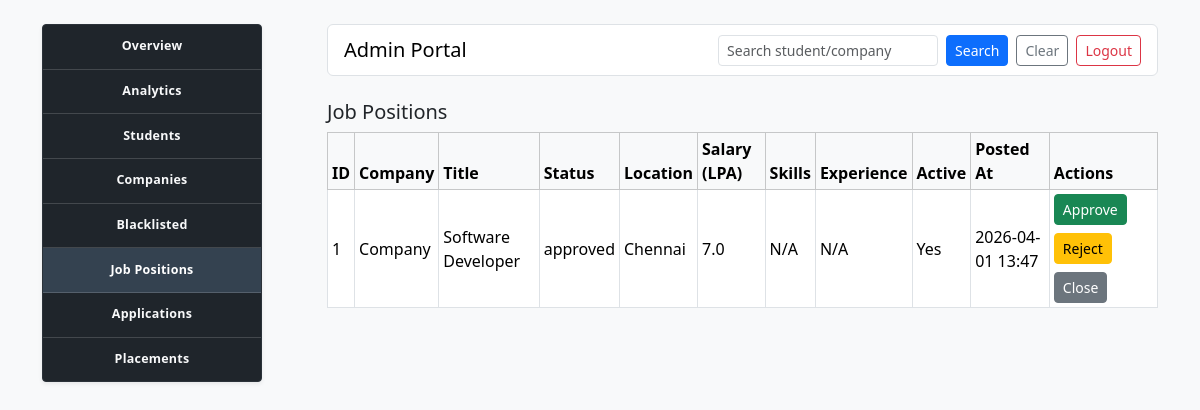
The page /admin-portal/job-positions (signed in) on the database as committed earlier.
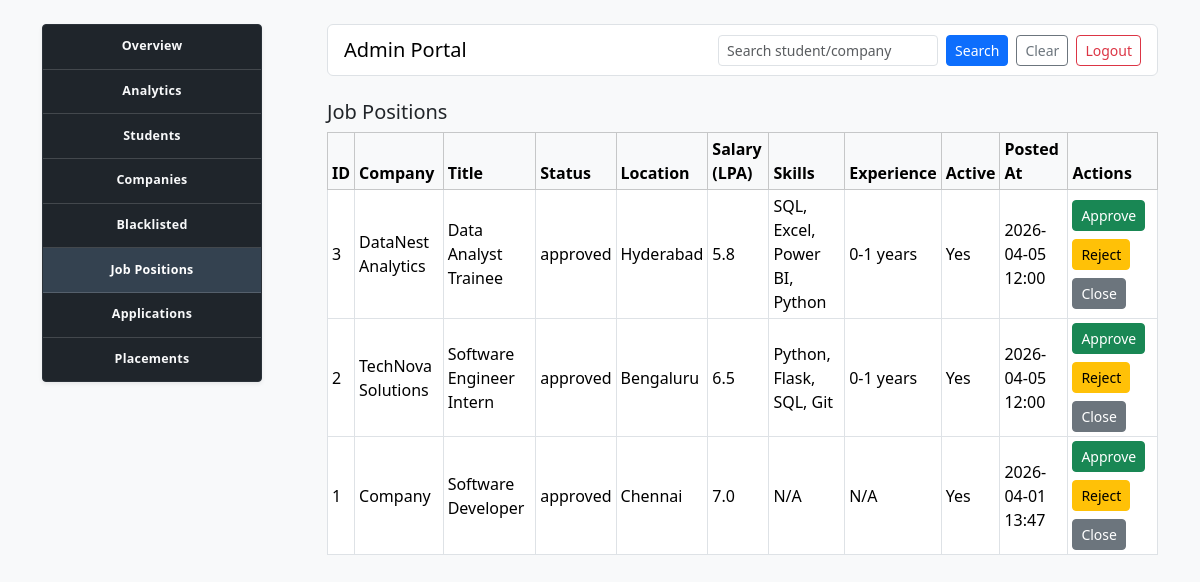
The same page on the database as committed later.
### model.py (models this page shows, shortened)
class JobPosition(db.Model):
    __tablename__ = "job_positions"
    id = db.Column(db.Integer, primary_key=True)
    company_id = db.Column(db.Integer, db.ForeignKey("companies.id"), nullable=False)
    title = db.Column(db.String(120), nullable=False)
    description = db.Column(db.Text, nullable=True)
    eligibility_criteria = db.Column(db.String(255), nullable=True)
    required_skills = db.Column(db.String(255), nullable=True)
    experience_required = db.Column(db.String(120), nullable=True)
    application_deadline = db.Column(db.Date, nullable=True)
    location = db.Column(db.String(120), nullable=True)
    salary_lpa = db.Column(db.Float, nullable=True)
    status = db.Column(db.String(30), nullable=False, default="pending")
    is_active = db.Column(db.Boolean, nullable=False, default=True)
    posted_at = db.Column(db.DateTime, nullable=False, default=datetime.utcnow)
    company = db.relationship("Company", back_populates="job_positions")
    applications = db.relationship(
        "Application", back_populates="job_position", cascade="all, delete-orphan"
    )

class Company(db.Model):
    __tablename__ = "companies"
    id = db.Column(db.Integer, primary_key=True)
    name = db.Column(db.String(120), unique=True, nullable=False)
    email = db.Column(db.String(120), unique=True, nullable=False)
    password = db.Column(db.String(120), nullable=False)
    industry = db.Column(db.String(100), nullable=True)
    location = db.Column(db.String(120), nullable=True)
    website = db.Column(db.String(255), nullable=True)
    is_blacklisted = db.Column(db.Boolean, nullable=False, default=False)
    is_approved = db.Column(db.Boolean, nullable=False, default=False)
    job_positions = db.relationship(
        "JobPosition", back_populates="company", cascade="all, delete-orphan"
    )

### app.py (the view)
@app.route('/admin-portal/job-positions')
def admin_portal_job_positions():
    return render_admin_portal_page("admin_job_positions.html", "job_positions")

### app.py (called while the page is built)
def close_expired_job_positions():
    today = datetime.utcnow().date()
    expired_positions = JobPosition.query.filter(
        JobPosition.is_active == True,
        JobPosition.application_deadline.isnot(None),
        JobPosition.application_deadline < today,
    ).all()
    for position in expired_positions:
        position.is_active = False
        position.status = "closed"
    if expired_positions:
        db.session.commit()

### template/admin_job_positions.html
{% extends 'admin_layout.html' %}
{% block admin_content %}
<section class="mb-4">
    <h2 class="h5">Job Positions</h2>
    <div class="table-responsive">
        <table class="table table-bordered table-sm align-middle">
            <thead class="table-light">
                <tr>
                    <th>ID</th><th>Company</th><th>Title</th><th>Status</th><th>Location</th><th>Salary (LPA)</th><th>Skills</th><th>Experience</th><th>Active</th><th>Posted At</th><th>Actions</th>
                </tr>
            </thead>
            <tbody>
                {% for position in job_positions %}
                <tr>
                    <td>{{ position.id }}</td>
                    <td>{{ position.company.name }}</td>
                    <td>{{ position.title }}</td>
                    <td>{{ position.status }}</td>
                    <td>{{ position.location or 'N/A' }}</td>
                    <td>{{ position.salary_lpa or 'N/A' }}</td>
                    <td>{{ position.required_skills or 'N/A' }}</td>
                    <td>{{ position.experience_required or 'N/A' }}</td>
                    <td>{{ 'Yes' if position.is_active else 'No' }}</td>
                    <td>{{ position.posted_at.strftime('%Y-%m-%d %H:%M') if position.posted_at else 'N/A' }}</td>
                    <td>
                        <div class="d-flex flex-wrap gap-2">
                            <form method="POST" action="{{ url_for('approve_job', job_id=position.id) }}"><button type="submit" class="btn btn-success btn-sm">Approve</button></form>
                            <form method="POST" action="{{ url_for('reject_job', job_id=position.id) }}"><button type="submit" class="btn btn-warning btn-sm">Reject</button></form>
                            <form method="POST" action="{{ url_for('close_job', job_id=position.id) }}"><button type="submit" class="btn btn-secondary btn-sm">Close</button></form>
                        </div>
                    </td>
                </tr>
                {% else %}
                <tr><td colspan="11" class="text-center">No job positions found</td></tr>
                {% endfor %}
            </tbody>
        </table>
    </div>
</section>
{% endblock %}

Rows that differ between the two databases and show on the page:
added JobPosition: id "3", company.name "DataNest Analytics", title "Data Analyst Trainee", status "approved", location "Hyderabad", salary_lpa "5.8", required_skills "SQL, Excel, Power BI, Python", experience_required "0-1 years", is_active "Yes", posted_at "2026-04-05 12:00"
added JobPosition: id "2", company.name "TechNova Solutions", title "Software Engineer Intern", status "approved", location "Bengaluru", salary_lpa "6.5", required_skills "Python, Flask, SQL, Git", experience_required "0-1 years", is_active "Yes", posted_at "2026-04-05 12:00"
